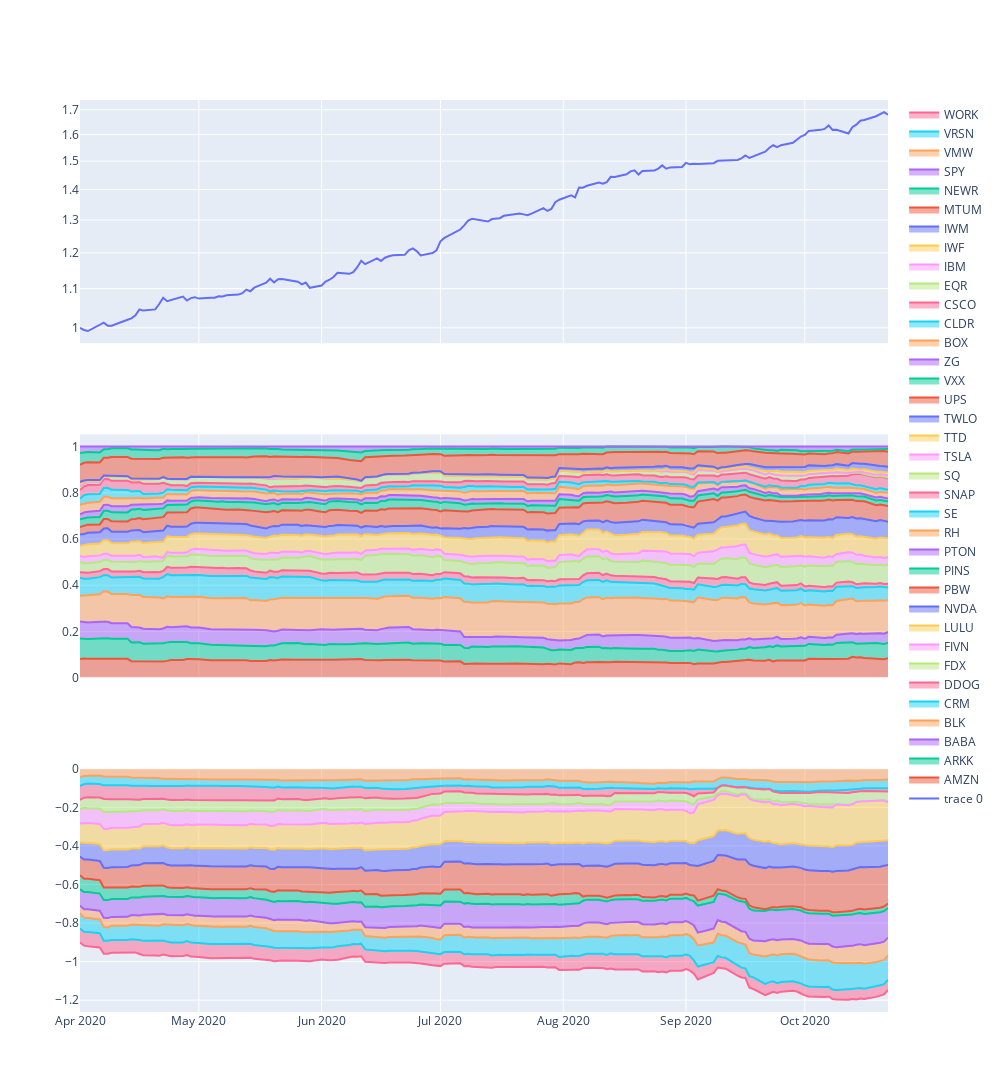

This figure's notebook cell:
### Code cell
from plotly.subplots import make_subplots
import plotly.graph_objects as go

fig = make_subplots(rows=3, cols=1, shared_xaxes=True)

cum_returns = (r.returns_history+1).cumprod()
fig.add_trace(go.Scatter(x=cum_returns.index, y=cum_returns), row=1, col=1)
fig.update_yaxes(type="log", row=1, col=1)


long_allocations = r.allocation_history[[c for c in r.allocation_history.columns if c in LONG_CANDIDATES]]
for (k, v) in long_allocations.items():
    fig.add_trace(go.Scatter(x=r.allocation_history.index, y=v, name=k, stackgroup='one'), row=2, col=1)
    
short_allocations = r.allocation_history[[c for c in r.allocation_history.columns if c in SHORT_CANDIDATES]]
for (k, v) in short_allocations.items():
    fig.add_trace(go.Scatter(x=r.allocation_history.index, y=v, name=k, stackgroup='one'), row=3, col=1)

fig.update_layout(
    autosize=False,
    width=1000,
    height=1200,)
fig.show()

### Figure 1 — Plotly figure (JSON) as saved in the notebook; plotly's stock layout.template omitted (floating-point values rounded to 4 significant figures; data arrays with more than 128 entries replaced by an {"elided": "..."} marker saying what was removed)
{"data": [{"type": "scatter", "x": {"elided": "143 str values"}, "xaxis": "x", "y": {"elided": "143 float values"}, "yaxis": "y"}, {"name": "AMZN", "stackgroup": "one", "type": "scatter", "x": {"elided": "143 str values"}, "xaxis": "x2", "y": {"elided": "143 float values"}, "yaxis": "y2"}, {"name": "ARKK", "stackgroup": "one", "type": "scatter", "x": {"elided": "143 str values"}, "xaxis": "x2", "y": {"elided": "143 float values"}, "yaxis": "y2"}, {"name": "BABA", "stackgroup": "one", "type": "scatter", "x": {"elided": "143 str values"}, "xaxis": "x2", "y": {"elided": "143 float values"}, "yaxis": "y2"}, {"name": "BLK", "stackgroup": "one", "type": "scatter", "x": {"elided": "143 str values"}, "xaxis": "x2", "y": {"elided": "143 float values"}, "yaxis": "y2"}, {"name": "CRM", "stackgroup": "one", "type": "scatter", "x": {"elided": "143 str values"}, "xaxis": "x2", "y": {"elided": "143 float values"}, "yaxis": "y2"}, {"name": "DDOG", "stackgroup": "one", "type": "scatter", "x": {"elided": "143 str values"}, "xaxis": "x2", "y": {"elided": "143 float values"}, "yaxis": "y2"}, {"name": "FDX", "stackgroup": "one", "type": "scatter", "x": {"elided": "143 str values"}, "xaxis": "x2", "y": {"elided": "143 float values"}, "yaxis": "y2"}, {"name": "FIVN", "stackgroup": "one", "type": "scatter", "x": {"elided": "143 str values"}, "xaxis": "x2", "y": {"elided": "143 float values"}, "yaxis": "y2"}, {"name": "LULU", "stackgroup": "one", "type": "scatter", "x": {"elided": "143 str values"}, "xaxis": "x2", "y": {"elided": "143 float values"}, "yaxis": "y2"}, {"name": "NVDA", "stackgroup": "one", "type": "scatter", "x": {"elided": "143 str values"}, "xaxis": "x2", "y": {"elided": "143 float values"}, "yaxis": "y2"}, {"name": "PBW", "stackgroup": "one", "type": "scatter", "x": {"elided": "143 str values"}, "xaxis": "x2", "y": {"elided": "143 float values"}, "yaxis": "y2"}, {"name": "PINS", "stackgroup": "one", "type": "scatter", "x": {"elided": "143 str values"}, "xaxis": "x2", "y": {"elided": "143 float values"}, "yaxis": "y2"}, {"name": "PTON", "stackgroup": "one", "type": "scatter", "x": {"elided": "143 str values"}, "xaxis": "x2", "y": {"elided": "143 float values"}, "yaxis": "y2"}, {"name": "RH", "stackgroup": "one", "type": "scatter", "x": {"elided": "143 str values"}, "xaxis": "x2", "y": {"elided": "143 float values"}, "yaxis": "y2"}, {"name": "SE", "stackgroup": "one", "type": "scatter", "x": {"elided": "143 str values"}, "xaxis": "x2", "y": {"elided": "143 float values"}, "yaxis": "y2"}, {"name": "SNAP", "stackgroup": "one", "type": "scatter", "x": {"elided": "143 str values"}, "xaxis": "x2", "y": {"elided": "143 float values"}, "yaxis": "y2"}, {"name": "SQ", "stackgroup": "one", "type": "scatter", "x": {"elided": "143 str values"}, "xaxis": "x2", "y": {"elided": "143 float values"}, "yaxis": "y2"}, {"name": "TSLA", "stackgroup": "one", "type": "scatter", "x": {"elided": "143 str values"}, "xaxis": "x2", "y": {"elided": "143 float values"}, "yaxis": "y2"}, {"name": "TTD", "stackgroup": "one", "type": "scatter", "x": {"elided": "143 str values"}, "xaxis": "x2", "y": {"elided": "143 float values"}, "yaxis": "y2"}, {"name": "TWLO", "stackgroup": "one", "type": "scatter", "x": {"elided": "143 str values"}, "xaxis": "x2", "y": {"elided": "143 float values"}, "yaxis": "y2"}, {"name": "UPS", "stackgroup": "one", "type": "scatter", "x": {"elided": "143 str values"}, "xaxis": "x2", "y": {"elided": "143 float values"}, "yaxis": "y2"}, {"name": "VXX", "stackgroup": "one", "type": "scatter", "x": {"elided": "143 str values"}, "xaxis": "x2", "y": {"elided": "143 float values"}, "yaxis": "y2"}, {"name": "ZG", "stackgroup": "one", "type": "scatter", "x": {"elided": "143 str values"}, "xaxis": "x2", "y": {"elided": "143 float values"}, "yaxis": "y2"}, {"name": "BOX", "stackgroup": "one", "type": "scatter", "x": {"elided": "143 str values"}, "xaxis": "x3", "y": {"elided": "143 float values"}, "yaxis": "y3"}, {"name": "CLDR", "stackgroup": "one", "type": "scatter", "x": {"elided": "143 str values"}, "xaxis": "x3", "y": {"elided": "143 float values"}, "yaxis": "y3"}, {"name": "CSCO", "stackgroup": "one", "type": "scatter", "x": {"elided": "143 str values"}, "xaxis": "x3", "y": {"elided": "143 float values"}, "yaxis": "y3"}, {"name": "EQR", "stackgroup": "one", "type": "scatter", "x": {"elided": "143 str values"}, "xaxis": "x3", "y": {"elided": "143 float values"}, "yaxis": "y3"}, {"name": "IBM", "stackgroup": "one", "type": "scatter", "x": {"elided": "143 str values"}, "xaxis": "x3", "y": {"elided": "143 float values"}, "yaxis": "y3"}, {"name": "IWF", "stackgroup": "one", "type": "scatter", "x": {"elided": "143 str values"}, "xaxis": "x3", "y": {"elided": "143 float values"}, "yaxis": "y3"}, {"name": "IWM", "stackgroup": "one", "type": "scatter", "x": {"elided": "143 str values"}, "xaxis": "x3", "y": {"elided": "143 float values"}, "yaxis": "y3"}, {"name": "MTUM", "stackgroup": "one", "type": "scatter", "x": {"elided": "143 str values"}, "xaxis": "x3", "y": {"elided": "143 float values"}, "yaxis": "y3"}, {"name": "NEWR", "stackgroup": "one", "type": "scatter", "x": {"elided": "143 str values"}, "xaxis": "x3", "y": {"elided": "143 float values"}, "yaxis": "y3"}, {"name": "SPY", "stackgroup": "one", "type": "scatter", "x": {"elided": "143 str values"}, "xaxis": "x3", "y": {"elided": "143 float values"}, "yaxis": "y3"}, {"name": "VMW", "stackgroup": "one", "type": "scatter", "x": {"elided": "143 str values"}, "xaxis": "x3", "y": {"elided": "143 float values"}, "yaxis": "y3"}, {"name": "VRSN", "stackgroup": "one", "type": "scatter", "x": {"elided": "143 str values"}, "xaxis": "x3", "y": {"elided": "143 float values"}, "yaxis": "y3"}, {"name": "WORK", "stackgroup": "one", "type": "scatter", "x": {"elided": "143 str values"}, "xaxis": "x3", "y": {"elided": "143 float values"}, "yaxis": "y3"}], "layout": {"autosize": false, "height": 1200, "width": 1000, "xaxis": {"anchor": "y", "domain": [0, 1], "matches": "x3", "showticklabels": false}, "xaxis2": {"anchor": "y2", "domain": [0, 1], "matches": "x3", "showticklabels": false}, "xaxis3": {"anchor": "y3", "domain": [0, 1]}, "yaxis": {"anchor": "x", "domain": [0.7333, 1], "type": "log"}, "yaxis2": {"anchor": "x2", "domain": [0.3667, 0.6333]}, "yaxis3": {"anchor": "x3", "domain": [0, 0.2667]}}}
